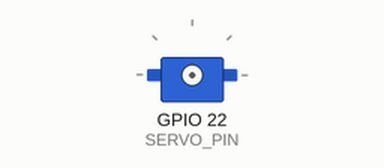
The sketch below on a simulated ESP32. Parts: servo. Servo pulses on a pin are drawn as a servo (544–2400 µs = 0–180°).

Above: at 0.05 s.
At 7.4 s:
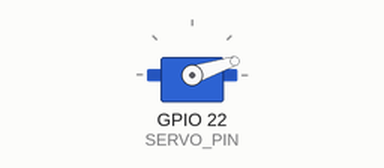
Timing chart, 0 to 9.6 s (numbered marks = the images above):
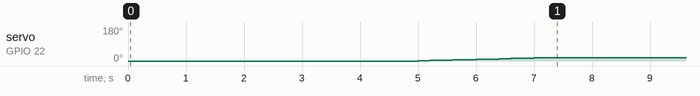

Measured:
- by itself, servo on GPIO 22 (SERVO_PIN): repeats every 7.4 s: 3° 0.20 s, 4° 0.20 s, 6° 0.20 s, 7° 0.20 s, 9° 0.20 s, 10° 0.20 s, 12° 0.20 s, 14° 0.20 s, 15° 0.20 s, 17° 0.20 s, 18° 3.4 s, 0° 1.8 s, 1° 0.20 s

The sketch:

microservo_test.ino
```cpp
#include "esp32-hal-ledc.h"

#define SERVO_PIN 22  // GPIO pin connected to the servo
#define SERVO_CHANNEL 1
#define SERVO_MIN_PULSE_WIDTH 500  // Min pulse width for the servo (in microseconds)
#define SERVO_MAX_PULSE_WIDTH 2400 // Max pulse width for the servo (in microseconds)
#define SERVO_FREQUENCY 50          // Servo PWM frequency (in Hz)
#define TIMER_WIDTH 16              // Width of the timer (16 bits)

void setup() {
   ledcSetup(SERVO_CHANNEL, SERVO_FREQUENCY, TIMER_WIDTH); // Setup PWM channel for the servo
   ledcAttachPin(SERVO_PIN, SERVO_CHANNEL);   // Attach the servo to the GPIO pin
}

void loop() {
   // Sweep the servo from 0 to 360 degrees
   for (int angle = 0; angle <= 360; angle += 10) {
      int pulse_width = map(angle, 0, 360, SERVO_MIN_PULSE_WIDTH, SERVO_MAX_PULSE_WIDTH);
      ledcWrite(SERVO_CHANNEL, pulse_width); // Set the pulse width for the servo
      delay(200); // Delay to allow the servo to reach the desired position
   }
}
```
